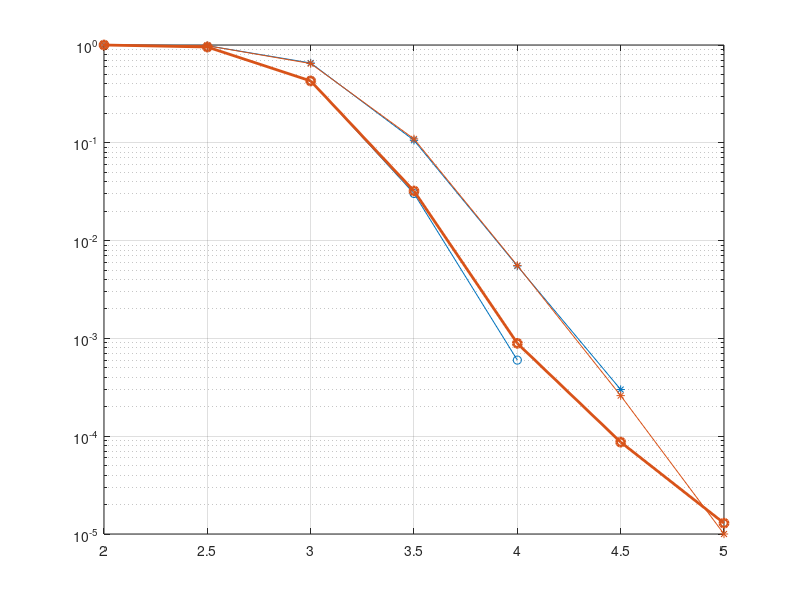

Reproduce this figure in MATLAB. (Note: this script raises an error after producing the figure.)
BER2=[0.469429, 0.430676, 0.234112, 0.0288997, 0.000903119, 2.82519e-05, 0];
FER2=[1, 0.984, 0.6549, 0.106, 0.0055, 0.0003, 0];

BER8=[0.468436, 0.416717, 0.161379, 0.00929176, 0.000147616, 0, 0];
FER8=[1, 0.9524, 0.4316, 0.0303, 0.0006, 0, 0];


BER22=[0.467659, 0.419327, 0.19396, 0.019319, 0.000481224, 3.53149e-05, 0];
FER22=[1, 0.976, 0.5743, 0.0794, 0.003, 0.0001, 0];

BER88=[0.464167, 0.375158, 0.0925087, 0.00295821, 2.02472e-05, 0, 0];
FER88=[0.9992, 0.9007, 0.2801, 0.0117, 0.0002, 0, 0];

BER22=[0.469668, 0.432851, 0.231412, 0.0305537, 0.00123849, 3.4844e-05, 3.76692e-06];
FER22=[1, 0.9846, 0.6494, 0.1142, 0.0063, 0.0003, 0.0001];

BER88=[0.468657, 0.41618, 0.163666, 0.00889241, 6.27428e-05, 0, 0];
FER88=[0.9999, 0.9541, 0.4397, 0.0302, 0.0006, 0, 0];

BER22=[0.469059, 0.429902, 0.228245, 0.0289777, 0.000983749, 1.3349e-05, 1.64803e-06];
FER22=[0.99998, 0.98384, 0.64633, 0.10961, 0.00557, 0.00026, 1e-05];

BER88=[0.468276, 0.415131, 0.157638, 0.00910665, 0.000122036, 9.74691e-06, 1.39494e-06];
FER88=[0.99978, 0.95374, 0.42909, 0.03214, 0.00089, 0.000087, 1.29e-05];


SNRdB = 2:0.5:5;
semiplot = semilogy(...
SNRdB,FER2,'*-',...
SNRdB,FER8,'o-',...
SNRdB,FER22,'*-',...
SNRdB,FER88,'o-',...
'LineWidth',2);

set(semiplot(1),'Color',[0,114/256,189/256]);
set(semiplot(2),'Color',[0,114/256,189/256]);
set(semiplot(3),'Color',[217/256,83/256,25/256]);
set(semiplot(4),'Color',[217/256,83/256,25/256]);
grid on;
strLegend = {'rate-0 $L=2$',...
'rate-0 $L=8$',...
'rate-1 $L=2$',...
'rate-1 $L=8$'};
% 'BDNeumann,$K=8$'};
% 'Method-PGS,$K=2$','Method-PGS,$K=3$'};
% 'CG, $K=3$','CG, $K=4$'};
legend_handle = legend(strLegend,3,'Location','SouthWest');
set(legend_handle,'Interpreter','latex')
xlabel ('SNR [dB]'); ylabel ('FER');
axis([2.5 4.5 10^-5 1])
